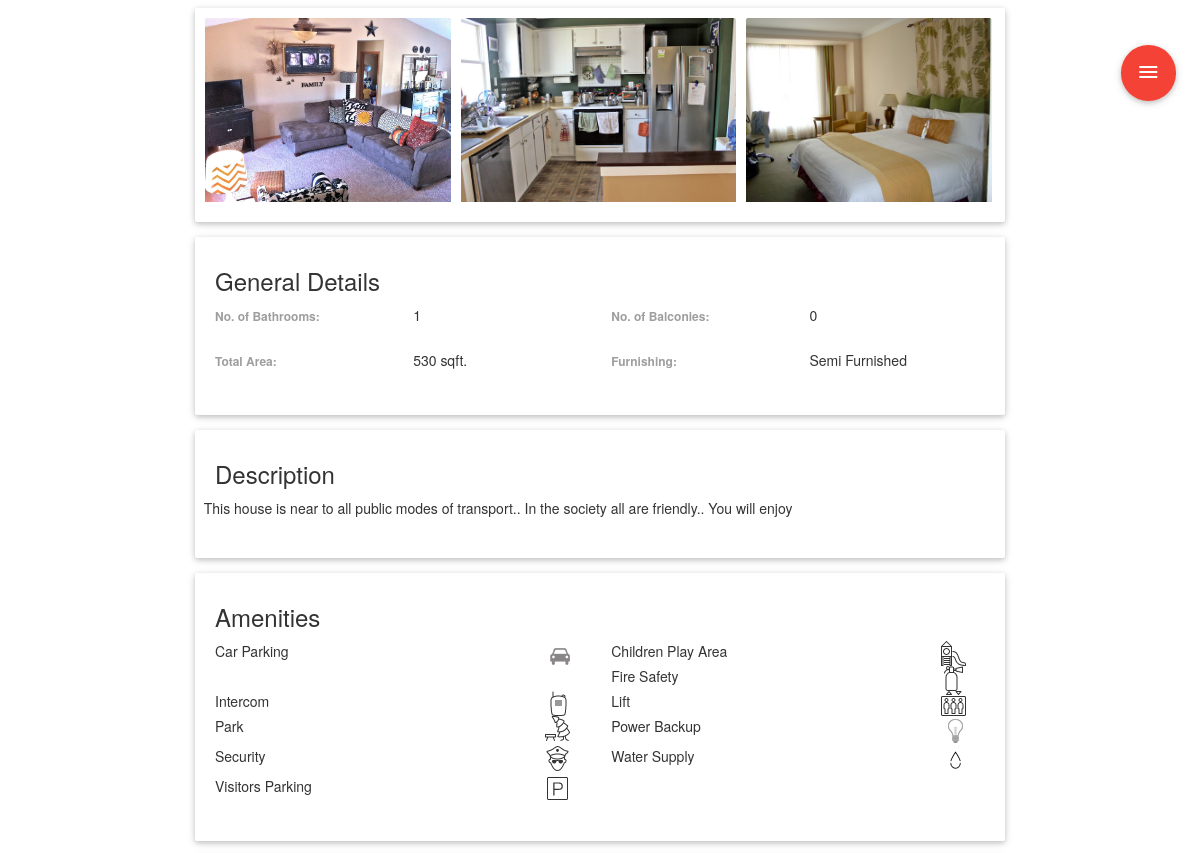
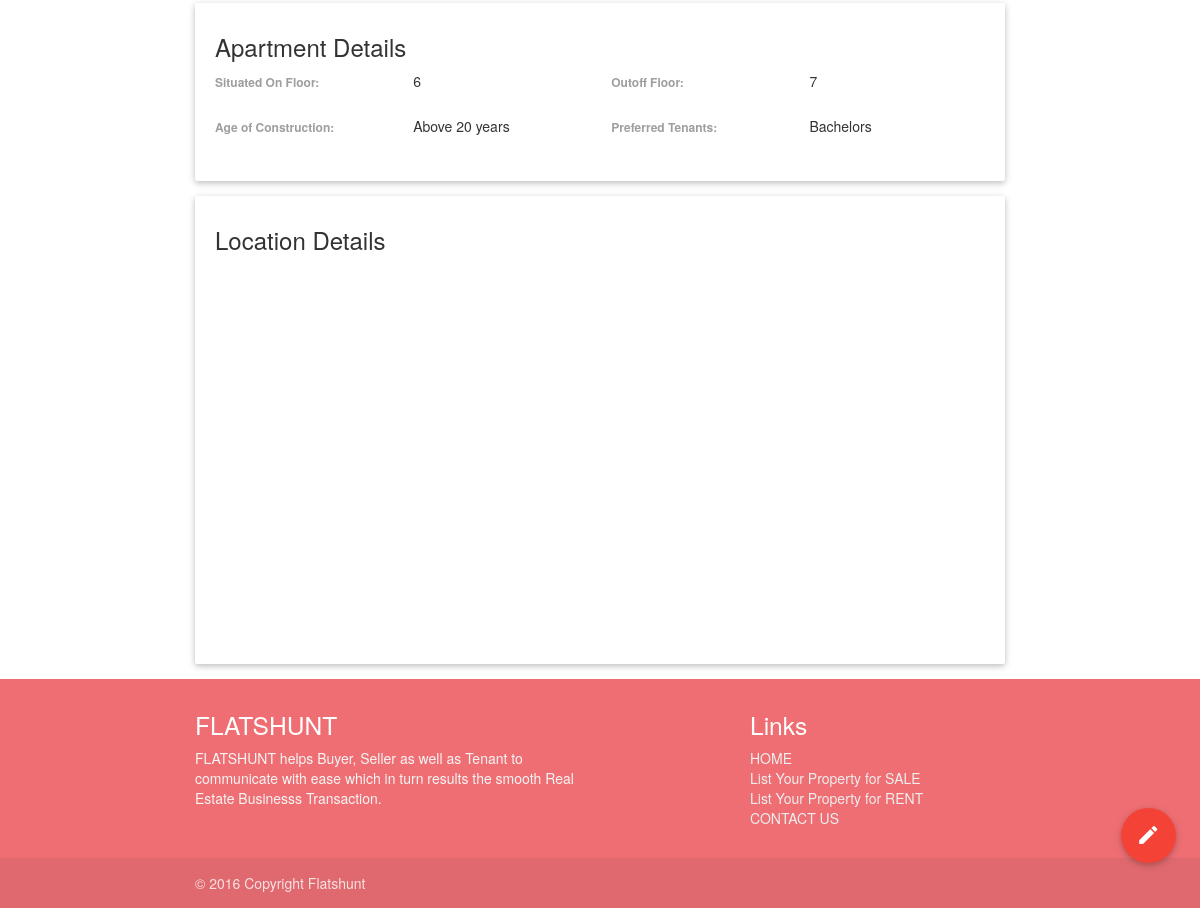
The app's page /rentitem.php?id=5 with its own data (2 pictures, top to bottom).
### tables this page shows
CREATE TABLE IF NOT EXISTS `rent_table` (
  `ID` int(11) unsigned NOT NULL AUTO_INCREMENT,
  `Name` varchar(50) NOT NULL,
  `Email_Id` varchar(50) NOT NULL,
  `Contact_No` bigint(10) NOT NULL,
  `City` varchar(75) NOT NULL,
  `Locality` varchar(150) NOT NULL,
  `Address` varchar(300) NOT NULL,
  `Latitude` double(20,10) NOT NULL,
  `Longitude` double(20,10) NOT NULL,
  `Bedrooms` varchar(6) NOT NULL,
  `Bathrooms` varchar(4) NOT NULL,
  `Balconies` varchar(4) NOT NULL,
  `Area` varchar(1000) NOT NULL,
  `Room` varchar(1000) NOT NULL,
  `Total_Area` int(6) NOT NULL,
  `Rent` bigint(10) NOT NULL,
  `Floor` varchar(4) NOT NULL,
  `Total_Floor` varchar(4) NOT NULL,
  `Amenities` varchar(1000) NOT NULL,
  `Furnishing` varchar(20) NOT NULL,
  `Construction_Age` varchar(50) NOT NULL,
  `Preferred_tenant` varchar(30) NOT NULL,
  `Description` varchar(5000) NOT NULL,
  `Image_Path` varchar(10000) NOT NULL,
  `Time` timestamp NOT NULL DEFAULT CURRENT_TIMESTAMP,
  PRIMARY KEY (`ID`),
  UNIQUE KEY `id` (`ID`),
  KEY `ID_2` (`ID`)
);

### rentitem.php (the view, shortened to what this page needs)
<!DOCTYPE html>
<html lang="en">
<head>
    <link href="css/bootstrap.min.css" rel="stylesheet">
    <link rel="stylesheet" href="css/nouislider.css">
    <link rel="stylesheet" href="css/materialize.css">
    <link rel="stylesheet" href="css/animate.css">
    <link rel="stylesheet" href="css/dropify.css">
    <link rel="stylesheet" href="css/jquery.fancybox.css?v=2.1.5" type="text/css" media="screen" />
    <link rel="stylesheet" href="css/jquery.fancybox-buttons.css?v=1.0.5" type="text/css" media="screen" />
    <link rel="stylesheet" href="css/jquery.fancybox-thumbs.css?v=1.0.7" type="text/css" media="screen" />
    <link href="css/stylish-portfolio.css" rel="stylesheet">
    <link rel="stylesheet" href="font/material-design-icons/Material-Design-Icons.woff2">
    <link rel="stylesheet" href="fonts/materialdesignicons-webfont.woff2">
    <link rel="stylesheet" href="css/materialdesignicons.css">
</head>
<body data-spy="scroll" data-offset="0">
    <div class="fixed-action-btn horizontal click-to-toggle" style="top: 45px; right: 24px;">
        <a class="btn-floating btn-large red" id="navigation">
            <i class="large material-icons">menu</i>
        </a>
    </div>
    <div class="fixed-action-btn click-to-toggle" style="bottom: 45px; right: 24px;">
        <a class="btn-floating btn-large red tooltipped" data-position="left" data-delay="50" data-tooltip="Contact Owner">
            <i class="large material-icons">mode_edit</i>
        </a>
    </div>
    <?php
        $id = $_GET['id'];
        $link = mysqli_connect("localhost","root","root","Flatshunt");
        $query = mysqli_query($link,"SELECT * from rent_table where ID = '$id'");
        while($row = mysqli_fetch_array($query)){
            $image = unserialize($row['Image_Path']);
            $room = unserialize($row['Room']);
            $amenities = unserialize($row['Amenities']);
            echo "<div class='container'>
                    <div class='card hoverable'>
                        <div class='card-image'>
                            <div class='Collage'>";
                                $i=0;
                                foreach($image as $img){
                                    echo "<div class='Image_Wrapper white-text' data-caption='<h6>".$room[$i]."</h6>'>
                                            <a class='fancybox' rel='gallery1' href='$img' title='".$room[$i]."'>
                                                <img src='$img'>
                                            </a>
                                        </div>";
                                    $i++;
                                }
                            echo "
                            </div>
                        </div>
                    </div>
                    <div class='card hoverable'>
                        <div class='card-content'>
                            <div class='card-title'>General Details</div>
                            <div class='col m12 s12'>
                                <div class='row'>
                                    <div class='col m3 s9'>
                                        <label>No. of Bathrooms:</label>
                                    </div>
                                    <div class='col m3 s3'>"
                                        .$row['Bathrooms']."
                                    </div>
                                    <div class='col m3 s9'>
                                        <label>No. of Balconies:</label>
                                    </div>
                                    <div class='col m3 s3'>"
                                        .$row['Balconies']."
                                    </div>
                                </div>
                                <div class='row'>
                                    <div class='col m3 s9'>
                                        <label>Total Area:</label>
                                    </div>
                                    <div class='col m3 s3'>"
                                        .$row['Total_Area']." sqft.
                                    </div>
                                    <div class='col m3 s9'>
                                        <label>Furnishing:</label>
                                    </div>
                                    <div class='col m3 s3'>"
                                        .$row['Furnishing']."
                                    </div>
                                </div>
                            </div>
                        </div>
                    </div>
                    <div class='card hoverable'>
                        <div class='card-content'>
                            <div class='card-title'>Description</div>
                            <div class='col m12 s12'>
                                <div class='row'>"
                                    .$row['Description'].
                                "</div>
                            </div>
                        </div>
                    </div>
                    <div class='card hoverable'>
                        <div class='card-content'>
                            <div class='card-title'>Amenities</div>
                            <div class='row'>";
                                foreach ($amenities as $amen) {
                                    echo "<div class='col s11 m5'>".$amen."</div><div class='col s1 m1'><img src='images/".$amen.".png'></div>";
                                }
                    echo    "</div>
                        </div>
                    </div>
                    <div class='card hoverable'>
                        <div class='card-content'>
                            <div class='card-title'>Apartment Details</div>
                            <div class='row'>
                                <div class='col m3 s9'>
                                    <label>Situated On Floor:</label>
                                </div>
                                <div class='col m3 s3'>"
                                    .$row['Floor']."
                                </div>
                                <div class='col m3 s9'>
                                    <label>Outoff Floor:</label>
                                </div>
                                <div class='col m3 s3'>"
                                    .$row['Total_Floor']."
                                </div>
                            </div>
                            <div class='row'>
                                <div class='col s9 m3'>
                                    <label>Age of Construction:</label>
                                </div>
                                <div class='col s3 m3'>"
                                    .$row['Construction_Age'].
                                "</div>
                                <div class='col s9 m3'>
                                    <label>Preferred Tenants:</label>
                                </div>
                                <div class='col s3 m3'>"
                                    .$row['Preferred_tenant'].
                                "</div>
                            </div>
                        </div>
                    </div>
                    <div class='card hoverable'>
                        <div class='card-content'>
                            <div class='card-title'>Location Details</div>
                            <div class='col s12 m12' id='rent_map' style='height:380px;'></div>
                        </div>
                    </div>
                </div>
                <title>".$row['Bedrooms']." at ".$row['Locality']."</title>";
        }
    ?>
    <footer class="page-footer" style="margin-top:0px">
        <div class="container">
            <div class="row">
                <div class="col l6 s12">
                    <h5 class="white-text">FLATSHUNT</h5>
                    <p class="grey-text text-lighten-4">FLATSHUNT helps Buyer, Seller as well as Tenant to communicate with ease which in turn results the smooth Real Estate Businesss Transaction.</p>
                </div>
                <div class="col l4 offset-l2 s12">
                    <h5 class="white-text">Links</h5>
                    <ul>
                        <li><a class="grey-text text-lighten-3" href="index.php">HOME</a></li>
                        <li><a class="grey-text text-lighten-3" href="sell.php">List Your Property for SALE</a></li>
                        <li><a class="grey-text text-lighten-3" href="rent.php">List Your Property for RENT</a></li>
                        <li><a class="grey-text text-lighten-3" href="#contact">CONTACT US</a></li>
                    </ul>
                </div>
            </div>
        </div>
        <div class="footer-copyright">
            <div class="container">
                © 2016 Copyright Flatshunt
            </div>
        </div>
    </footer>
</body>
</html>

### css/stylish-portfolio.css (style rules this page uses)
html, body { width: 100%; height: 100%; }
.Collage { padding:10px; }
.Collage img { vertical-align:bottom; }

### rentitem.php (style rules this page uses)
#rent_map { height: 100%; }

### records on screen
rent_table: Bathrooms "1", Balconies "0", Total_Area "530", Furnishing "Semi Furnished", Description "This house is near to all public modes of transport.. In the society all are friendly.. You will enjoy", Amenities "Car Parking", Amenities "Children Play Area", Amenities "Fire Safety", Amenities "Intercom", Amenities "Lift", Amenities "Park", Amenities "Power Backup", Amenities "Security", Amenities "Water Supply", Amenities "Visitors Parking", Floor "6", Total_Floor "7", Construction_Age "Above 20 years", Preferred_tenant "Bachelors"
